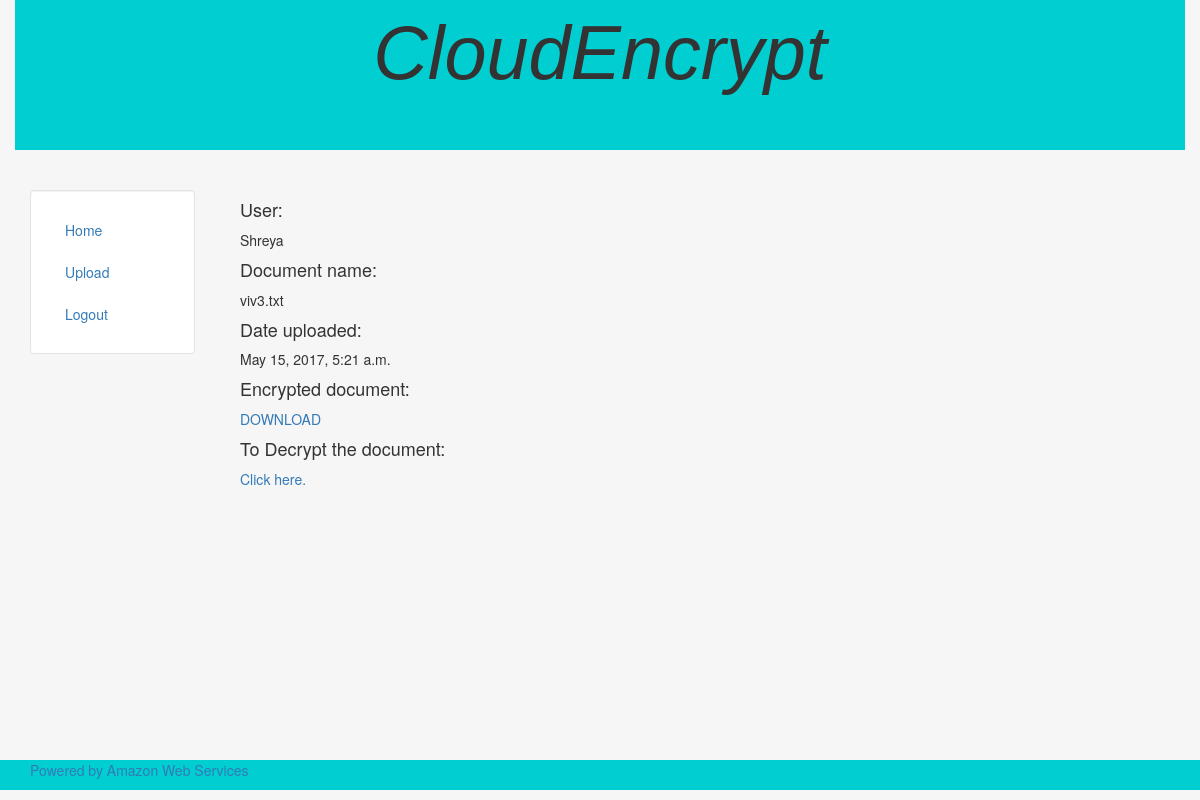
The page /page/d4e85bf4-6829-4cc8-a5ac-6111b12256be/ on the database its author committed.
### signup/models.py (models this page shows, shortened)
class Document(models.Model):
    user = models.ForeignKey(User, verbose_name=_('user'))
    name = models.CharField(_("Title"), max_length=100)
    uuid = models.CharField(_('Unique Identifier'), max_length=36)
    document_url = models.URLField(_("Document_Url"))
    date_uploaded = models.DateTimeField()
    key1 = models.CharField(_("key1"),max_length=300)
    key2 = models.CharField(_("key2"),max_length=300)
    key3 = models.CharField(_("key3"),max_length=300)
    size1= models.IntegerField()
    size2= models.IntegerField()
    size3= models.IntegerField()
    class Meta:
        verbose_name = _('document')
        verbose_name_plural = _('documents')

### signup/views.py (the view)
# urls.py: url(r'^(?P<uuid>[a-f0-9]{8}-[a-f0-9]{4}-[a-f0-9]{4}-[a-f0-9]{4}-[a-f0-9]{12})/$', views.doc_detail, name='detail'),
def doc_detail(request, uuid):
    doc=Document.objects.get(uuid=uuid)
    return render(request,'signup/detail.html',{'docs': doc})

### signup/templates/signup/detail.html
{% extends "main/header.html" %}
{% block side %}
{% include "signup/includes/sidebar.html" %}
{% endblock %}
{% block content %}
    <h4>User:</h4>
    <p>{{docs.user}}</p>
    <h4>Document name:</h4>
    <p>{{docs.name}}</p>
    <h4>Date uploaded:</h4>
    <p>{{docs.date_uploaded}}</p>
    <h4>Encrypted document:</h4>
    <a href="{{docs.document_url}}">DOWNLOAD</a>
    <h4>To Decrypt the document:</h4>
    <a href="/page/{{docs.uuid}}/decrypt/">Click here.</a>
{% endblock %}

### main/templates/main/header.html (style rules this page uses)
html, body { height:100% }

### rows shown on the page
Document: user "Shreya", name "viv3.txt", date_uploaded "May 15, 2017, 5:21 a.m."
